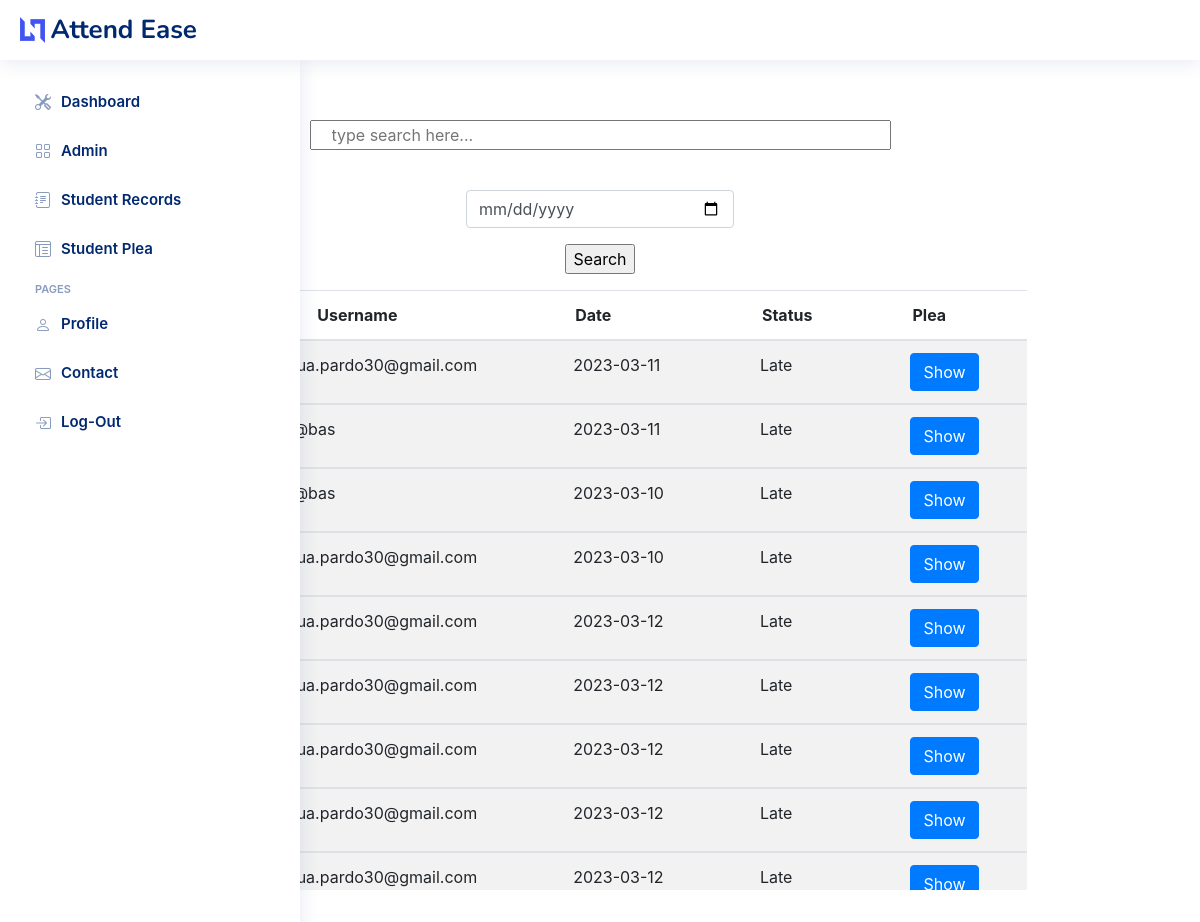
/studentplea.php (signed in), run on the app's committed database.
### tables this page shows
CREATE TABLE `date_status` (
  `id` int NOT NULL AUTO_INCREMENT,
  `username` varchar(45) DEFAULT NULL,
  `date_stats` date DEFAULT NULL,
  `student_status` varchar(45) DEFAULT NULL,
  `plea` varchar(45) DEFAULT NULL,
  `user_id` int DEFAULT NULL,
  PRIMARY KEY (`id`)
);

### studentplea.php (the view, shortened to what this page needs)
<?php
  require_once 'config/connection.php';
  $display_all = "SELECT * FROM date_status";
	$query = mysqli_query($connection, $display_all);
?>
<!DOCTYPE html>
<html>
<head>
  <link href="assets/vendor/bootstrap-icons/bootstrap-icons.css" rel="stylesheet">
  <link href="assets/css/style.css" rel="stylesheet">
  <link href="https://cdn.jsdelivr.net/npm/bootstrap@5.3.0-alpha1/dist/css/bootstrap.min.css" rel="stylesheet">
  <link rel="stylesheet" href="https://stackpath.bootstrapcdn.com/bootstrap/4.3.1/css/bootstrap.min.css">
</head>
<body>
<header id="header" class="header fixed-top d-flex align-items-center">
<div class="d-flex align-items-center justify-content-between">
  <a href="dashboard.php" class="logo d-flex align-items-center">
    <img src="assets/img/logo.png" alt="">
    <span class="d-none d-lg-block">Attend Ease</span>
  </a>
</div>
</header>
<aside id="sidebar" class="sidebar">
<ul class="sidebar-nav" id="sidebar-nav">
<li class="nav-item">
<a class="nav-link collapsed" href="dashboard.php" >
  <i class="bi bi-tools"></i>
  <span>Dashboard</span>
</a>
</li>
<li class="nav-item">
<a class="nav-link collapsed" href="adminRecords.php" >
  <i class="bi bi-grid"></i>
  <span>Admin</span>
</a>
</li>
<li class="nav-item">
<a class="nav-link collapsed" href="studentRecords.php">
  <i class="bi bi-journal-text"></i>
  <span>Student Records</span>
</a>
</li>
<li class="nav-item">
<a class="nav-link collapsed" href="studentplea.php">
  <i class="bi bi-layout-text-window-reverse"></i>
  <span>Student Plea</span>
</a>
</li>
<li class="nav-heading">Pages</li>
<li class="nav-item">
<a class="nav-link collapsed" href="profile.php">
  <i class="bi bi-person"></i>
  <span>Profile</span>
</a>
</li>
<li class="nav-item">
<a class="nav-link collapsed" href="contact.php">
  <i class="bi bi-envelope"></i>
  <span>Contact</span>
</a>
</li>
<li class="nav-item">
<a class="nav-link collapsed" href="logout.php">
  <i class="bi bi-box-arrow-in-right"></i>
  <span>Log-Out</span>
</a>
</li>
</ul>
</aside>
<center>
<div>
    <form action="studentplea.php" method="POST">
      <input type="text" name="search" placeholder="type search here..." size="50px" style="padding-left: 20px;">
                             <div class="w-25 p-3">
                                <input type="date" name="dateofbirth" class="form-control"/>
                            </div>
      <input type="submit" name="searchBtn" value="Search">
    </form>
  </div>
<?php
  if (isset($_POST['searchBtn'])) {
    if($_POST['dateofbirth'] == NULL)
    {
        $dob = date('Y-m-d');
    }
    else
    {
        $dob = $_POST['dateofbirth'];
    }
    if($search = $_POST['search'] == NULL)
    $search = $_POST['search'];
    $result = mysqli_query($connection, "SELECT * FROM date_status
      WHERE  (username Like'%{$search}%' or student_status Like'%{$search}%') and date_stats = '$dob'");
   if (mysqli_num_rows($result) == 0){
      echo "<p style='font-weight:bold' class='py-2 text-warning'>Cannot find student.</p>";
  } ?>
<div class="row">
<div class="col-xxl-15 pt-2 mt-2 ">
   <div class="h-25 d-inline-block" >
<table class="table table-striped" style="display: block; height: 600px;overflow: auto;">
  <thead >
    <tr class="badge-primary">
      <th scope="col" >#</th>
      <th scope="col" style="padding-left: 100px;padding-right: 100px;"  >Username</th>
      <th scope="col" style="padding-left: 50px;padding-right: 50px;">Date</th>
      <th scope="col" style="padding-left: 50px;padding-right: 50px;">Status</th>
      <th scope="col" style="padding-left: 50px;padding-right: 50px;">Plea</th>
      <th></th>
    </tr>
  </thead>
  <?php while($rows = mysqli_fetch_array($result)){ ?>
  <tbody style="background-color: white;">
    <tr>
      <td><?php echo $rows['id']; ?></td>
      <td class="px-5"><?php echo $rows['username']; ?></td>
      <td class="px-5"><?php echo $rows['date_stats']; ?></td>
      <td class="px-5"><?php echo $rows['student_status']; ?></td>
      <td class="px-5">
      <button id='<?php echo $rows['id']; ?>'type="button" class="btn btn-primary" data-bs-toggle="modal" data-bs-target="#myModal">
      Show </button>
      </td>
    </td>
     <td></td>
    </tr>
  </tbody>
  <?php } ?>
  <?php }
    else { ?>
      <div class="row">
      <div class="col-xxl-15 pt-2 mt-2 ">
      <div class="h-25 d-inline-block" >
      <table class="table table-striped" style="display: block; height: 600px; overflow: auto;">
      <thead>
    <tr class="badge-primary">
      <th scope="col" >#</th>
       <th scope="col" style="padding-left: 100px;padding-right: 100px;" >Username</th>
       <th scope="col" style="padding-left: 50px;padding-right: 50px;">Date</th>
       <th scope="col" style="padding-left: 50px;padding-right: 50px;">Status</th>
       <th scope="col" style="padding-left: 50px;padding-right: 50px;">Plea</th>
    </tr>
  </thead>
        <?php while($rows = mysqli_fetch_array($query)){ ?>
        <tbody style="background-color: white;">
          <tr>
            <td><?php echo $rows['id']; ?></td>
        <td class="px-5"><?php echo $rows['username']; ?></td>
        <td class="px-5"><?php echo $rows['date_stats']; ?></td>
        <td class="px-5"><?php echo $rows['student_status']; ?></td>
        <td class="px-5"><button id='<?php echo $rows['id']; ?>'type="button" class="btn btn-primary" data-bs-toggle="modal" data-bs-target="#myModal">
      Show </button></td>
      </tr>
        </tbody>
        <?php } ?>
      </table>
    <?php } ?>
</center>
</body>
</html>

### assets/css/style.css (style rules this page uses)
:root { scroll-behavior: smooth; }
body { font-family: "Open Sans", sans-serif; background: #f6f9ff; color: #444444; }
a { color: #4154f1; text-decoration: none; }
.logo { line-height: 1; }
@media (min-width: 1200px) { .logo { width: 280px; } }
.logo img { max-height: 26px; margin-right: 6px; }
.logo span { font-size: 26px; font-weight: 700; color: #012970; font-family: "Nunito", sans-serif; }
.header { transition: all 0.5s; z-index: 997; height: 60px; box-shadow: 0px 2px 20px rgba(1, 41, 112, 0.1); background-color: #fff; padding-left: 20px; }
.sidebar { position: fixed; top: 60px; left: 0; bottom: 0; width: 300px; z-index: 996; transition: all 0.3s; padding: 20px; overflow-y: auto; scrollbar-width: thin; scrollbar-color: #aab7cf transparent; box-shadow: 0px 0px 20px rgba(1, 41, 112, 0.1); background-color: #fff; }
.sidebar-nav { padding: 0; margin: 0; list-style: none; }
.sidebar-nav li { padding: 0; margin: 0; list-style: none; }
.sidebar-nav .nav-item { margin-bottom: 5px; }
.sidebar-nav .nav-heading { font-size: 11px; text-transform: uppercase; color: #899bbd; font-weight: 600; margin: 10px 0 5px 15px; }
.sidebar-nav .nav-link { display: flex; align-items: center; font-size: 15px; font-weight: 600; color: #ffffff; transition: 0.3; background: #f6f9ff; padding: 10px 15px; border-radius: 4px; }
.sidebar-nav .nav-link i { font-size: 16px; margin-right: 10px; color: #4154f1; }
.sidebar-nav .nav-link.collapsed { color: #012970; background: #fff; }
.sidebar-nav .nav-link.collapsed i { color: #899bbd; }

### studentplea.php (style rules this page uses)
html, body { height:100%; }

### data on the page
date_status: username "joshua.pardo30@gmail.com", date_stats "2023-03-11", student_status "Late"
date_status: username "bas@bas", date_stats "2023-03-11", student_status "Late"
date_status: username "bas@bas", date_stats "2023-03-10", student_status "Late"
date_status: username "joshua.pardo30@gmail.com", date_stats "2023-03-10", student_status "Late"
date_status: username "joshua.pardo30@gmail.com", date_stats "2023-03-12", student_status "Late"
date_status: username "joshua.pardo30@gmail.com", date_stats "2023-03-12", student_status "Late"
date_status: username "joshua.pardo30@gmail.com", date_stats "2023-03-12", student_status "Late"
date_status: username "joshua.pardo30@gmail.com", date_stats "2023-03-12", student_status "Late"
date_status: username "joshua.pardo30@gmail.com", date_stats "2023-03-12", student_status "Late"
